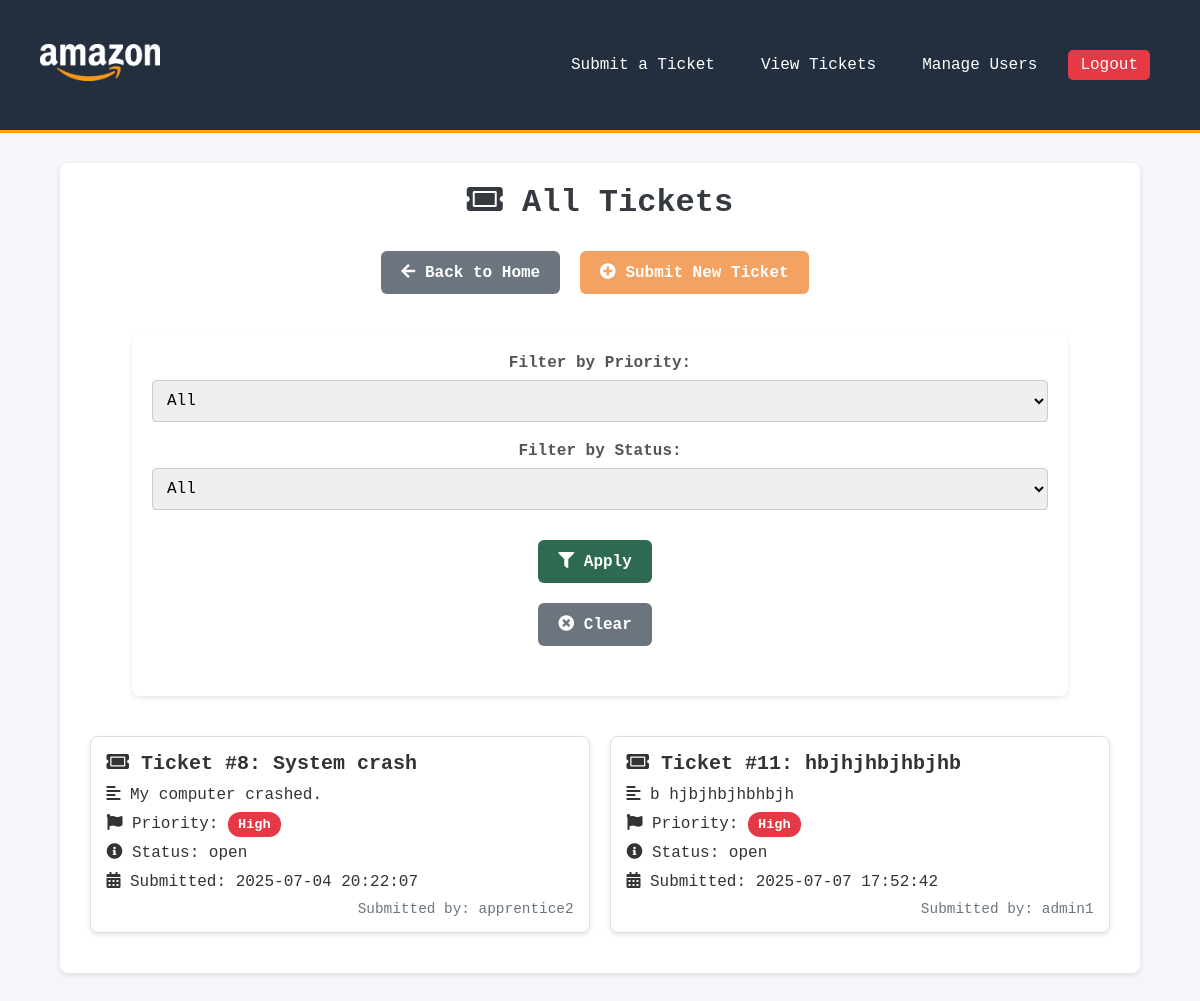
/tickets (signed in), run on the app's committed database.
### tables this page shows
CREATE TABLE tickets (
            id INTEGER PRIMARY KEY AUTOINCREMENT,
            user_id INTEGER NOT NULL,
            title TEXT NOT NULL,
            description TEXT NOT NULL,
            priority TEXT CHECK(priority IN ('High', 'Medium', 'Low')),
            status TEXT CHECK(status IN ('open', 'in_progress', 'closed')),
            created_at DATETIME DEFAULT CURRENT_TIMESTAMP,
            FOREIGN KEY (user_id) REFERENCES users(id)
        );

CREATE TABLE users (
            id INTEGER PRIMARY KEY AUTOINCREMENT,
            username TEXT UNIQUE NOT NULL,
            password TEXT NOT NULL,
            email TEXT,
            role TEXT NOT NULL CHECK(role IN ('apprentice', 'admin'))
        );

### app/tickets.py (the view, shortened to what this page needs)
@app.route('/tickets')
@login_required
def tickets():
    conn = get_db_connection()
    if session.get('role') == 'admin':
        query = '''
            SELECT tickets.*, users.username
            FROM tickets
            JOIN users ON tickets.user_id = users.id
            WHERE 1=1
        '''
        params = []
    status_filter = request.args.get('status')
    if status_filter:
        query += ' AND tickets.status = ?'
        params.append(status_filter)
    priority_filter = request.args.get('priority')
    if priority_filter:
        query += ' AND tickets.priority = ?'
        params.append(priority_filter)
    tickets = conn.execute(query, params).fetchall()
    conn.close()
    return render_template('tickets.html', tickets=tickets)

### app/db.py (called while the page is built)
def get_db_connection():
    conn = sqlite3.connect('helpdesk.db')
    conn.row_factory = sqlite3.Row
    return conn

### app/tickets.py (called while the page is built)
def login_required(f):
    from functools import wraps
    from flask import redirect, url_for, flash
    @wraps(f)
    def decorated_function(*args, **kwargs):
        if 'username' not in session:
            flash('You need to log in to view this page.', 'error')
            return redirect(url_for('login'))
        return f(*args, **kwargs)
    return decorated_function

### app/templates/tickets.html (shortened to what this page needs)
<!DOCTYPE html>
<html lang="en">
<head>
    <link rel="stylesheet" href="{{ url_for('static', filename='styles.css') }}">
    <link rel="stylesheet" href="https://cdnjs.cloudflare.com/ajax/libs/font-awesome/5.15.1/css/all.min.css">
</head>
<body>
    <header class="header">
        <a href="{{ url_for('home') }}">
            <img src="{{ url_for('static', filename='logo.png') }}" alt="Helpdesk Logo">
        </a>
        <nav class="nav" id="navbar">
            <a href="/submit_ticket">Submit a Ticket</a>
            <a href="/tickets">View Tickets</a>
            {% if 'username' in session %}
                {% if session['role'] == 'admin' %}
                    <a href="{{ url_for('admin_users') }}">Manage Users</a>
                {% endif %}
                <a href="/logout" class="btn btn-danger">Logout</a>
            {% else %}
                <a href="/login" class="btn btn-warning">Login</a>
            {% endif %}
        </nav>
    </header>
    <div class="container">
        <h1><i class="fas fa-ticket-alt"></i> All Tickets</h1>
        <div class="text-center">
            <a href="{{ url_for('home') }}" class="btn btn-secondary">
                <i class="fas fa-arrow-left"></i> Back to Home
            </a>
            <a href="{{ url_for('submit_ticket') }}" class="btn btn-success">
                <i class="fas fa-plus-circle"></i> Submit New Ticket
            </a>
        </div>
        <div class="container d-flex justify-content-center">
            <div class="w-100" style="max-width: 1100px;">
                <form method="GET" action="/tickets" class="text-center">
                    <div class="form-row justify-content-center">
                        <div class="form-group col-12 col-md-4">
                            <label for="priority">Filter by Priority:</label>
                            <select id="priority" name="priority" class="form-control mx-auto">
                                <option value="">All</option>
                            </select>
                        </div>
                        <div class="form-group col-12 col-md-4">
                            <label for="status">Filter by Status:</label>
                            <select id="status" name="status" class="form-control mx-auto">
                                <option value="">All</option>
                            </select>
                        </div>
                    </div>
                    <div class="form-row justify-content-center mt-3">
                        <div class="col-6 col-md-3 mb-2">
                            <button type="submit" class="btn btn-primary btn-block">
                                <i class="fas fa-filter"></i> Apply
                            </button>
                        </div>
                        <div class="col-6 col-md-3">
                            <a href="/tickets" class="btn btn-secondary btn-block">
                                <i class="fas fa-times-circle"></i> Clear
                            </a>
                        </div>
                    </div>
                </form>
            </div>
        </div>
        <div class="row">
            {% if tickets %}
                {% for ticket in tickets %}
                    <div class="card" onclick="location.href='{{ url_for('view_ticket', ticket_id=ticket['id']) }}'">
                        <div class="card-body">
                            <h5 class="card-title">
                                <i class="fas fa-ticket-alt"></i> Ticket #{{ ticket['id'] }}: {{ ticket['title'] }}
                            </h5>
                            <p class="card-text"><i class="fas fa-align-left"></i> {{ ticket['description'] }}</p>
                            <p class="card-text">
                                <i class="fas fa-flag"></i> Priority:
                                <span class="badge badge-{{ 'danger' if ticket['priority'] == 'High' else 'warning' if ticket['priority'] == 'Medium' else 'success' }}">
                                    {{ ticket['priority'] }}
                                </span>
                            </p>
                            <p class="card-text"><i class="fas fa-info-circle"></i> Status: {{ ticket['status'] }}</p>
                            <p class="card-text"><i class="fas fa-calendar-alt"></i> Submitted: {{ ticket['created_at'] }}</p>
                        </div>
                        {% if session['role'] != 'apprentice' %}
                            <div class="card-footer">
                                Submitted by: {{ ticket['username'] }}
                            </div>
                        {% endif %}
                    </div>
                {% endfor %}
            {% else %}
                <div class="alert alert-info text-center">
                    <i class="fas fa-info-circle"></i> No tickets found.
                </div>
            {% endif %}
        </div>
    </div>
</body>
</html>

### app/static/styles.css (style rules this page uses)
* { margin: 0; padding: 0; box-sizing: border-box; font-family: Consolas, Monaco, monospace; }
body { background-color: #f4f6f9; color: #333; }
h1 { text-align: center; color: #343a40; margin-bottom: 20px; }
.text-center { text-align: center; }
.container { width: 90%; max-width: 1200px; margin: 30px auto 40px auto; padding: 20px; background-color: white; border-radius: 8px; box-shadow: 0 2px 5px rgba(0, 0, 0, 0.1); }
.header { background-color: #232f3e; padding: 40px; display: flex; justify-content: space-between; align-items: center; border-bottom: 3px solid #ffa500; }
.header img { max-width: 120px; }
.nav { display: flex; align-items: center; margin-left: auto; }
.nav a { color: white; text-decoration: none; padding: 10px 15px; margin-left: 1rem; border-radius: 5px; font-weight: 500; transition: background-color 0.3s, box-shadow 0.3s; }
.nav a.btn { padding: 0.375rem 0.75rem; }
.btn { padding: 12px 20px; font-size: 16px; border-radius: 6px; font-weight: 600; border: none; cursor: pointer; transition: background-color 0.3s ease; text-align: center; display: inline-block; text-decoration: none; margin: 10px 10px 10px 0; }
.btn-primary { background-color: #2D6A4F; color: #fff; }
.btn-secondary { background-color: #6C757D; color: #fff; }
.btn-success { background-color: #F4A261; color: #fff; }
.btn-danger { background-color: #E63946; color: #fff; }
.form-group { margin-bottom: 20px; }
label { display: block; margin-bottom: 8px; font-weight: bold; color: #555; }
input[type="text"], select, textarea { width: 100%; padding: 10px; border: 1px solid #ccc; border-radius: 4px; font-size: 16px; }
.form-row { display: flex; justify-content: space-between; flex-wrap: wrap; gap: 10px; margin-bottom: 20px; align-items: flex-end; }
.form-row .col-md-3 { flex-basis: 30%; min-width: 250px; }
.row { display: flex; flex-wrap: wrap; justify-content: space-around; margin-top: 20px; }
.card { background: #fff; border: 1px solid #ddd; border-radius: 8px; padding: 15px; margin-bottom: 20px; flex-basis: 48%; box-shadow: 0 2px 5px rgba(0, 0, 0, 0.1); transition: box-shadow 0.3s ease; display: flex; flex-direction: column; justify-content: space-between; }
.card-title { font-size: 1.25rem; font-weight: bold; margin-bottom: 10px; }
.card-text { margin-bottom: 10px; }
.card-footer { text-align: right; font-size: 0.9rem; color: #6c757d; }
.badge { padding: 5px 10px; border-radius: 12px; font-size: 0.85rem; font-weight: 600; color: white; }
.badge-danger { background-color: #E63946; }

### app/templates/tickets.html (style rules this page uses)
div.form-row { display: block; align-items: center; }

### data on the page
tickets: id "8", title "System crash", description "My computer crashed.", priority "High", status "open", created_at "2025-07-04 20:22:07", username "apprentice2"
tickets: id "11", title "hbjhjhbjhbjhb", description "b hjbjhbjhbhbjh", priority "High", status "open", created_at "2025-07-07 17:52:42", username "admin1"
